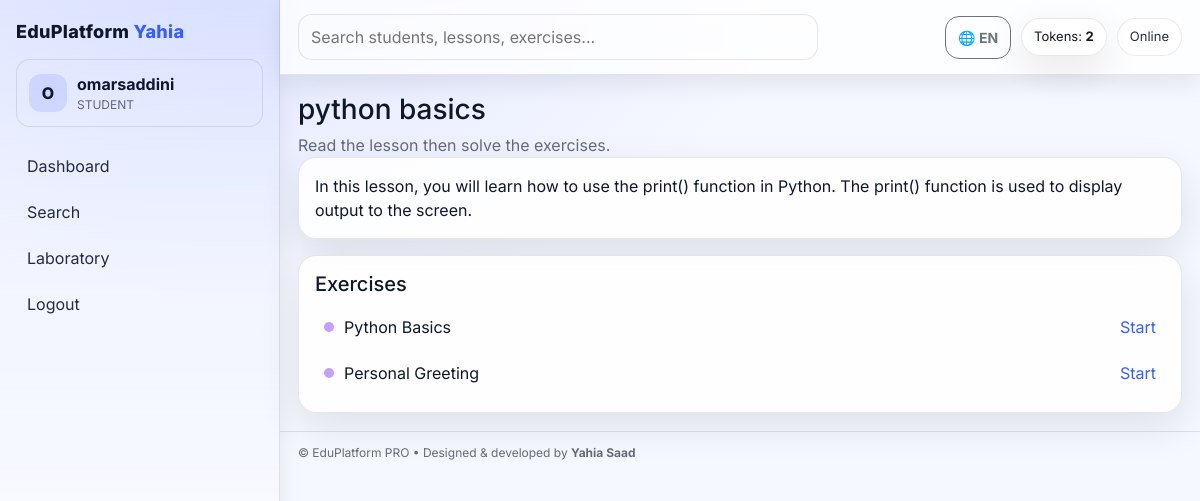
The page /student/lesson/1 (signed in) on the database its author committed.
### app/models.py (models this page shows, shortened)
class User(db.Model, UserMixin):
    id = db.Column(db.Integer, primary_key=True)
    username = db.Column(db.String(40), unique=True, nullable=False)
    password_hash = db.Column(db.String(255), nullable=False)
    role = db.Column(db.String(20), nullable=False)
    email = db.Column(db.String(255), unique=True, nullable=True, index=True)
    created_by_id = db.Column(db.Integer, db.ForeignKey("user.id"), nullable=True)
    created_by = db.relationship("User", remote_side=[id])
    is_active_paid = db.Column(db.Boolean, default=True)
    paid_until = db.Column(db.DateTime, nullable=True)
    tokens = db.Column(db.Integer, default=0)
    created_at = db.Column(db.DateTime, default=datetime.utcnow)
    def subscription_ok(self) -> bool:
        if self.role == Role.ADMIN:
            return True
        if not self.is_active_paid:
            return False
        if self.paid_until is None:
            return True
        return datetime.utcnow() <= self.paid_until

class Lesson(db.Model):
    id = db.Column(db.Integer, primary_key=True)
    title = db.Column(db.String(120), nullable=False)
    content = db.Column(db.Text, nullable=False)
    order = db.Column(db.Integer, default=1)

class Exercise(db.Model):
    id = db.Column(db.Integer, primary_key=True)
    lesson_id = db.Column(db.Integer, db.ForeignKey("lesson.id"), nullable=False)
    lesson = db.relationship("Lesson", backref="exercises")
    title = db.Column(db.String(120), nullable=False)
    prompt = db.Column(db.Text, nullable=False)
    level = db.Column(db.String(32), default="Beginner")
    order = db.Column(db.Integer, default=1)
    tests_py = db.Column(db.Text, nullable=False)
    time_limit_ms = db.Column(db.Integer, default=400)
    token_reward = db.Column(db.Integer, default=1)
    hint = db.Column(db.Text, default="")
    require_if = db.Column(db.Boolean, default=False)
    require_else = db.Column(db.Boolean, default=False)
    allow_elif = db.Column(db.Boolean, default=True)
    require_for = db.Column(db.Boolean, default=False)
    require_while = db.Column(db.Boolean, default=False)
    forbid_for = db.Column(db.Boolean, default=False)
    forbid_while = db.Column(db.Boolean, default=False)
    require_function = db.Column(db.Boolean, default=False)
    function_name = db.Column(db.String(64), nullable=True)
    require_print = db.Column(db.Boolean, default=False)
    forbid_print = db.Column(db.Boolean, default=False)
    require_input = db.Column(db.Boolean, default=False)

### app/student/routes.py (the view)
@student_bp.get("/lesson/<int:lesson_id>")
@role_required(Role.STUDENT)
def lesson_view(lesson_id):
    lesson = Lesson.query.get_or_404(lesson_id)
    exercises = Exercise.query.filter_by(lesson_id=lesson_id).order_by(Exercise.order.asc()).all()
    return render_template("lesson.html", lesson=lesson, exercises=exercises)

### app/templates/lesson.html
{% extends "base.html" %}
{% block content %}
<div class="page-head">
  <h1>{{ lesson.title }}</h1>
  <p class="text-muted">Read the lesson then solve the exercises.</p>
</div>
<div class="card-pro mb-3">
  <div class="content">{{ lesson.content }}</div>
</div>
<div class="card-pro">
  <h5>Exercises</h5>
  {% if exercises %}
    <ul class="list-clean mt-2">
      {% for ex in exercises %}
        <li class="item-row">
          <span class="dot purple"></span>
          <span class="flex-1">{{ ex.title }}</span>
          <a class="link" href="/student/exercise/{{ ex.id }}">Start</a>
        </li>
      {% endfor %}
    </ul>
  {% else %}
    <p class="text-muted">No exercises.</p>
  {% endif %}
</div>
{% endblock %}

### app/templates/base.html (shortened to what this page needs)
<!doctype html>
<html lang="en">
<head>
  <link href="https://cdn.jsdelivr.net/npm/bootstrap@5.3.3/dist/css/bootstrap.min.css" rel="stylesheet">
  <link href="/static/css/style.css" rel="stylesheet">
</head>
<body>
  <div class="app-shell">
    <aside class="sidebar">
      <div class="brand">EduPlatform <span>Yahia</span></div>
      {% if current_user.is_authenticated %}
      <div class="user-chip">
        <div class="avatar">{{ current_user.username[:1] | upper }}</div>
        <div class="meta">
          <div class="name">{{ current_user.username }}</div>
          <div class="role">{{ current_user.role | upper }}</div>
        </div>
      </div>
      {% endif %}
      <nav class="nav flex-column mt-3">
        <a class="nav-link" href="/"><span data-i18n="nav.dashboard">Dashboard</span></a>
        <a class="nav-link" href="/search"><span data-i18n="nav.search">Search</span></a>
        <a class="nav-link" href="/lab/"><span data-i18n="nav.lab">Laboratory</span></a>
        {% if current_user.is_authenticated %}
          <a class="nav-link" href="/logout"><span data-i18n="nav.logout">Logout</span></a>
        {% else %}
          <a class="nav-link" href="/login"><span data-i18n="nav.login">Login</span></a>
        {% endif %}
      </nav>
    </aside>
    <main class="main">
      <header class="topbar">
        <div class="search-mini">
          <form action="/search" method="get">
            <input name="q" placeholder="Search students, lessons, exercises..." value="{{ request.args.get('q','') }}">
          </form>
        </div>
        <div class="top-actions">
          <button class="btn btn-sm btn-outline-secondary btn-pro" id="langToggle">🌐 EN</button>
          {% if current_user.is_authenticated and current_user.role == "student" %}
            <div class="pill">Tokens: <b>{{ current_user.tokens or 0 }}</b></div>
          {% endif %}
          <div class="pill subtle" id="netStatus">Online</div>
        </div>
      </header>
      <div id="view" class="view fade-enter">
        {% block content %}{% endblock %}
      </div>
      <footer class="footer"><span>© EduPlatform PRO • Designed & developed by <b>Yahia Saad</b></span></footer>
    </main>
  </div>
</body>
</html>

### app/static/css/style.css (style rules this page uses)
:root { --bg: #f6f8ff; --panel: #ffffff; --panel2: #ffffff; --text: #0f172a; --muted: rgba(15, 23, 42, .62); --border: rgba(15, 23, 42, .10); --primary: #355dff; --primary2: #6b8bff; --shadow: 0 14px 40px rgba(15,23,42,.10); --shadow2: 0 10px 22px rgba(15,23,42,.08); --ring: rgba(53,93,255,.25); }
* { font-family: Inter, system-ui, -apple-system, Segoe UI, Roboto, Arial, sans-serif; }
body { background: var(--bg); color: var(--text); margin:0; }
.text-muted { color: var(--muted) !important; }
a { color: inherit; }
.app-shell { display:grid; grid-template-columns: 280px 1fr; min-height:100vh; }
.sidebar { background: linear-gradient(180deg, var(--panel2), var(--panel)); border-right: 1px solid var(--border); padding: 18px 16px; position: sticky; top: 0; height: 100vh; }
.brand { font-weight: 800; letter-spacing: .3px; font-size: 18px; }
.brand span { color: var(--primary); }
.user-chip { margin-top: 14px; display:flex; gap:10px; align-items:center; padding: 12px; border: 1px solid var(--border); border-radius: 14px; background: rgba(255,255,255,.03); }
.avatar { width: 38px; height: 38px; border-radius: 12px; display:grid; place-items:center; background: rgba(108,124,255,.18); color: var(--text); font-weight: 800; }
.user-chip .name { font-weight: 700; }
.user-chip .role { color: var(--muted); font-size: 12px; }
.nav-link { color: var(--text) !important; opacity: .9; padding: 10px 10px; border-radius: 12px; border: 1px solid transparent; transition: transform .15s ease, background .15s ease, border-color .15s ease; }
.main { display:flex; flex-direction:column; min-width:0; }
.topbar { padding: 14px 18px; border-bottom: 1px solid var(--border); display:flex; align-items:center; justify-content:space-between; gap: 12px; background: rgba(0,0,0,.06); backdrop-filter: blur(12px); }
.search-mini input { width: min(520px, 60vw); border-radius: 14px; padding: 10px 12px; border: 1px solid var(--border); background: rgba(255,255,255,.04); color: var(--text); outline:none; }
.top-actions { display:flex; gap:10px; align-items:center; }
.pill { padding: 8px 12px; border: 1px solid var(--border); border-radius: 999px; background: rgba(255,255,255,.03); box-shadow: var(--shadow); font-size: 13px; }
.pill.subtle { box-shadow:none; opacity:.9; }
.view { padding: 18px; }
.footer { padding: 12px 18px; border-top: 1px solid var(--border); color: var(--muted); font-size: 12px; }
.card-pro { background: rgba(255,255,255,.03); border: 1px solid var(--border); border-radius: 18px; padding: 16px; box-shadow: var(--shadow); overflow:hidden; }
.page-head h1 { font-size: 28px; margin: 0; }
.page-head p { margin: 6px 0 0; }
.list-clean { list-style:none; padding:0; margin:0; }
.item-row { display:flex; align-items:center; gap:10px; padding: 10px 8px; border-radius: 14px; border: 1px solid transparent; }
.flex-1 { flex:1; }
.dot { width: 10px; height: 10px; border-radius: 999px; background: rgba(255,255,255,.35); }
.dot.purple { background: rgba(165,110,255,.65); }
.link { color: var(--primary); text-decoration:none; }
.btn-pro { border-radius: 14px !important; padding: 10px 12px; }
.fade-enter { animation: fadeInUp .45s ease both; }
#view { transition: opacity .22s ease, transform .22s ease, filter .22s ease; }
.card-pro { transition: transform .18s ease, border-color .18s ease, background .18s ease; }
body { background: radial-gradient(900px 500px at 20% 0%, rgba(53,93,255,.10), transparent 60%), var(--bg); margin:0; }
.sidebar { background: linear-gradient(180deg, rgba(53,93,255,.06), rgba(255,255,255,1)); box-shadow: var(--shadow2); }
.topbar { background: rgba(255,255,255,.78); box-shadow: var(--shadow2); }
.card-pro { background: rgba(255,255,255,.85); }
.btn-pro { font-weight: 700; }
.view.fade-enter { animation: pageEnter .45s cubic-bezier(.2,.9,.2,1) both; }
.pill { background: rgba(255,255,255,.92); }

### rows shown on the page
User: username "O", username "omarsaddini", role "STUDENT", tokens "2"
Lesson: title "python basics", content "In this lesson, you will learn how to use the print() function in Python. The print() function is used to display output to the screen."
Exercise: title "Python Basics"
Exercise: title "Personal Greeting"
